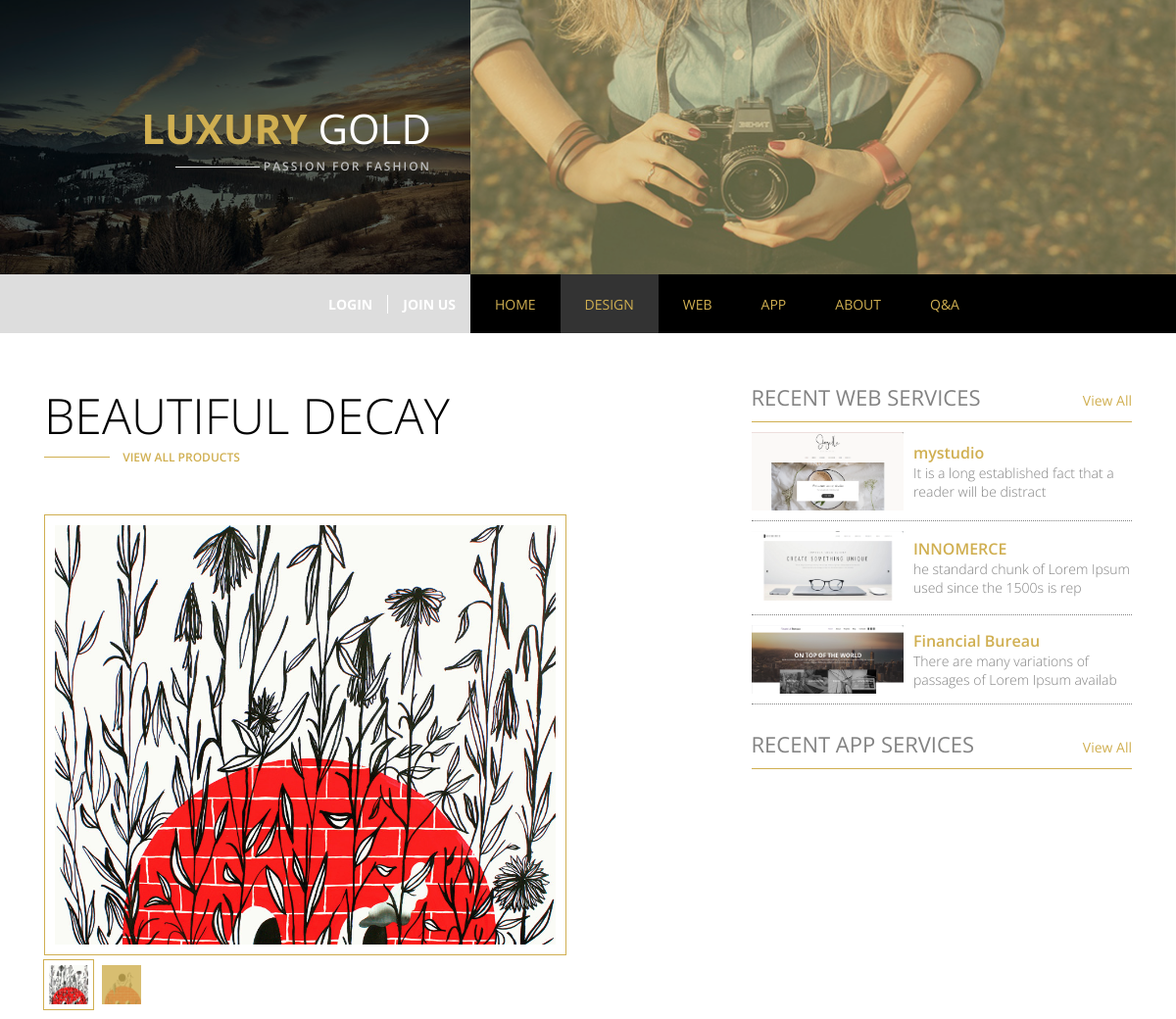
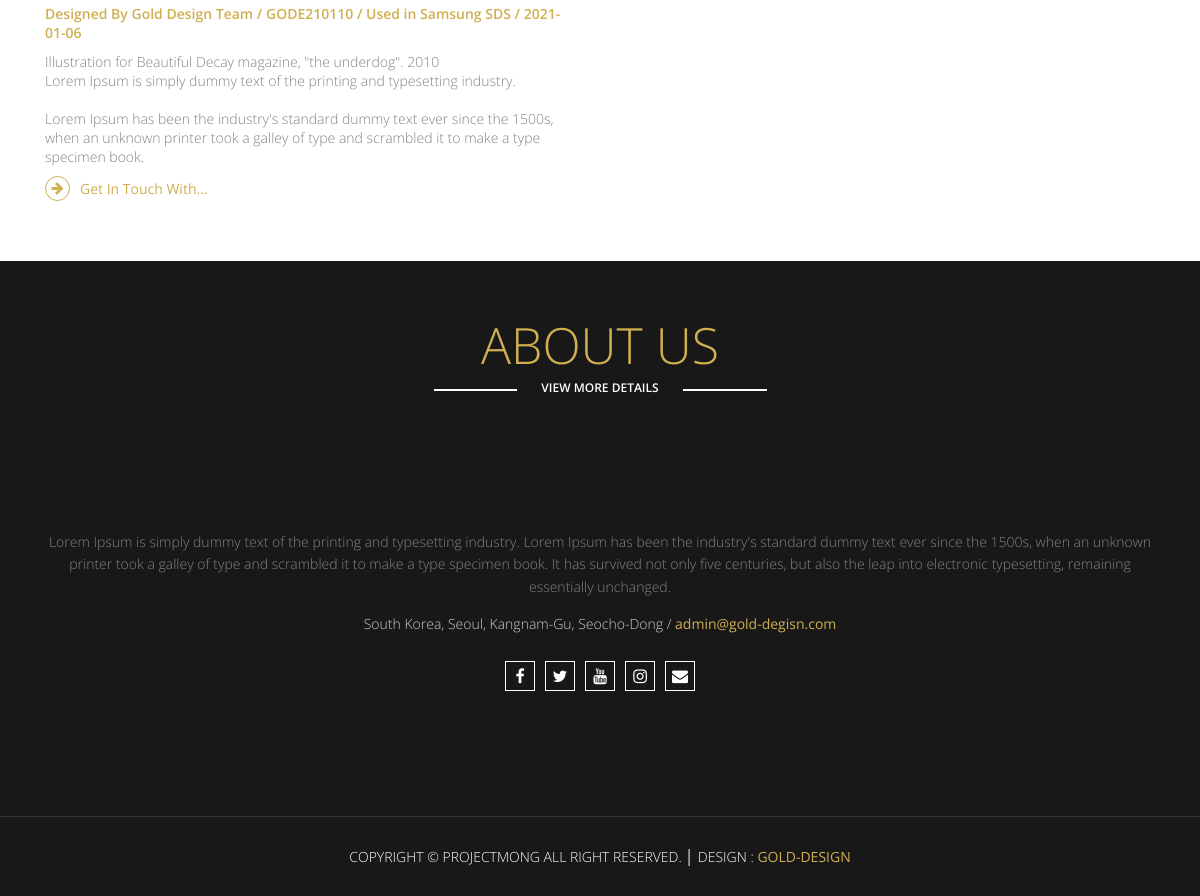
/pages/design/design_detail.php?num=12, run on the app's committed database (2 pictures, top to bottom).
### tables this page shows
CREATE TABLE `gold_de` (
  `GOLD_DE_num` int(11) NOT NULL COMMENT '고유번호',
  `GOLD_DE_tit` varchar(20) NOT NULL COMMENT '제목',
  `GOLD_DE_ser` varchar(20) NOT NULL COMMENT '일련번호',
  `GOLD_DE_des` text NOT NULL COMMENT '설명',
  `GOLD_DE_img1` varchar(30) NOT NULL COMMENT '사진1',
  `GOLD_DE_img2` varchar(30) NOT NULL COMMENT '사진2',
  `GOLD_DE_thumb` varchar(30) NOT NULL COMMENT '썸네일이미지',
  `GOLD_DE_cli` varchar(50) DEFAULT NULL COMMENT '납품처',
  `GOLD_DE_reg` varchar(15) NOT NULL COMMENT '등록일'
);

CREATE TABLE `gold_web` (
  `GOLD_WEB_num` int(11) NOT NULL COMMENT '고유번호',
  `GOLD_WEB_tit` varchar(20) NOT NULL COMMENT '제목',
  `GOLD_WEB_ser` varchar(20) NOT NULL COMMENT '시리얼넘버',
  `GOLD_WEB_des` text NOT NULL COMMENT '설명',
  `GOLD_WEB_img` varchar(30) NOT NULL COMMENT '사진',
  `GOLD_WEB_mimg` varchar(50) NOT NULL COMMENT '모바일사진',
  `GOLD_WEB_thumb` varchar(30) NOT NULL COMMENT '썸네일 사진',
  `GOLD_WEB_cli` varchar(30) NOT NULL COMMENT '납품처',
  `GOLD_WEB_reg` varchar(15) DEFAULT NULL COMMENT '등록일',
  `GOLD_WEB_dom` varchar(50) DEFAULT NULL COMMENT '도메인주소'
);

### pages/design/design_detail.php (the view, shortened to what this page needs)
<?php
  $design_detail_num = $_GET['num'];
  include  $_SERVER['DOCUMENT_ROOT']."/Goldd/php_process/connect/db_connect.php";
  $sql="select * from gold_de where GOLD_DE_num=$design_detail_num";
  $result=mysqli_query($dbConn, $sql);
  $row=mysqli_fetch_array($result);
  $design_detail_tit=$row['GOLD_DE_tit'];
  $design_detail_ser=$row['GOLD_DE_ser'];
  $design_detail_des=$row['GOLD_DE_des'];
  $design_detail_img1=$row['GOLD_DE_img1'];
  $design_detail_img2=$row['GOLD_DE_img2'];
  $design_detail_cli=$row['GOLD_DE_cli'];
  $design_detail_reg=$row['GOLD_DE_reg'];
?>
<!DOCTYPE html>
<html lang="en">
  <head>
    <link
      rel="stylesheet"
      href="https://cdnjs.cloudflare.com/ajax/libs/font-awesome/4.7.0/css/font-awesome.min.css"
    />
    <link rel="stylesheet" href="/Goldd/css/style.css" />
    <link rel="stylesheet" href="/Goldd/css/design_web_app.css">
    <link rel="stylesheet" href="/Goldd/css/animation.css" />
    <link rel="stylesheet" href="/Goldd/css/media.css" />
  </head>
  <body>
    <div class="wrap">
      <?php include $_SERVER["DOCUMENT_ROOT"]."/Goldd/include/header.php" ?>
      <section class="contents designDetail deWeDetail">
        <div class="center clear">
          <div class="designLeft deWeLeft">
            <div class="title">
              <h2><?=$design_detail_tit?></h2>
              <div class="linkBox">
                <span class="line"></span>
                <a href="#">view all products</a>
              </div>
            </div>
            <div class="detailCon ">
              <div class="detailImg1 clear">
                <div class="imgBox">
                  <img src="/Goldd/data/design_page/<?=$design_detail_img1?>" alt="">
                </div>
                <div class="imgNav">
                  <a href="#" class="active">
                    <img src="/Goldd/data/design_page/<?=$design_detail_img1?>" alt="">
                  </a>
                  <a href="#">
                    <img src="/Goldd/data/design_page/<?=$design_detail_img2?>" alt="">
                    <span class="dotOverlay"></span>
                  </a>
                </div>
              </div>
              <p class="detailInfo">
                Designed By Gold Design Team / <?=$design_detail_ser?> / Used in <?=$design_detail_cli?> / <?=$design_detail_reg?>
              </p>
              <div class="detailDesc">
                <p><?=$design_detail_des?></p>
                <a href="/Goldd/index.php#contact"><i class="fa fa-arrow-right"></i>Get In Touch With...</a>
              </div>
            </div>
          </div>
          <div class="designRight deWeRight">
          <?php include $_SERVER["DOCUMENT_ROOT"]. "/Goldd/include/web_side_detail.php" ?>
          <?php include $_SERVER["DOCUMENT_ROOT"]. "/Goldd/include/app_side_detail.php" ?>
          </div>
        </div>
      </section>
      <?php include $_SERVER["DOCUMENT_ROOT"]. "/Goldd/include/about.php" ?>
      <?php include $_SERVER["DOCUMENT_ROOT"]."/Goldd/include/footer.php" ?>
    </div>
  </body>
</html>

### include/web_side_detail.php
<div class="detailWeb">
  <div class="webTit">
    <h2>Recent Web Services</h2>
    <a href="/Goldd/pages/web/web.php">View All</a>
  </div>
  <?php
    include $_SERVER['DOCUMENT_ROOT'].'/Goldd/php_process/connect/db_connect.php';
    $sql="select * from gold_web order by GOLD_WEB_num desc limit 3";
    $web_side_result = mysqli_query($dbConn, $sql);
    while($web_side_row=mysqli_fetch_array($web_side_result)){
      $web_side_num = $web_side_row['GOLD_WEB_num'];
      $web_side_thumb = $web_side_row['GOLD_WEB_thumb'];
      $web_side_tit = $web_side_row['GOLD_WEB_tit'];
      $web_side_des = $web_side_row['GOLD_WEB_des'];
  ?>
  <div class="webLinks">
    <div class="subWebImg">
      <img src="/Goldd/data/web_page/thumb/<?=$web_side_thumb?>" alt="">
    </div>
    <div class="subWebTxt">
      <a href="/Goldd/pages/web/web_detail.php?num=<?=$web_side_num?>"><?=$web_side_tit?></a>
      <em><?=$web_side_des?></em>
    </div>
  </div>
  <?php
    }
  ?>
</div>

### css/style.css (style rules this page uses)
* { margin: 0; padding: 0; box-sizing: border-box; }
body { font-size: 14px; font-family: 'Open Sans', sans-serif; }
.clear:after { clear: both; display: block; content: ''; }
.center { width: 100%; height: auto; max-width: 1140px; margin: auto; }
a { text-decoration: none; color: #111; }
img { display: block; }
.contents { padding: 50px 0; }
.title { width: auto; height: auto; float: left; }
.title h2 { font-size: 50px; font-weight: 300; text-transform: uppercase; }
.title .linkBox { width: 100%; display: flex; align-items: center; }
.title .line { width: 10%; display: block; height: 1px; background: #d0af51; float: left; transition: all 0.4s; }
.title a { display: block; width: 40%; float: left; text-align: right; text-transform: uppercase; font-size: 12px; font-weight: 600; color: #d0af51; transition: all 0.4s; }

### css/design_web_app.css (style rules this page uses)
.deWeLeft { width: 60%; height: auto; float: left; }
.deWeDetail .title { float: none; margin-bottom: 50px; }
.deWeDetail .title a { width: 20%; }
.detailCon { width: 100%; height: auto; padding-right: 20%; }
.detailCon .detailImg1 { width: 100%; height: auto; _border-left: 3px solid #d0af51; }
.detailCon .detailImg1 .imgBox { width: 100%; height: auto; _float: right; padding: 10px; border: 1px solid #d0af51; margin: auto; }
.detailCon .detailImg1>.imgBox>img { width: 100%; }
.deWeLeft .imgNav { width: 100%; height: auto; padding: 5px 0; }
.deWeLeft .imgNav a { width: 50px; height: 50px; display: inline-block; overflow: hidden; border: 5px solid #fff; _outline: 1px solid #d0af51; position: relative; }
.deWeLeft .imgNav>a>img { height: 100%; position: absolute; top: 50%; left: 50%; transform: translate(-50%,-50%); }
.deWeLeft a .dotOverlay { position: absolute; left: 0; top: 0; width: 100%; height: 100%; background: rgba(208,175,81,0.8); }
.deWeLeft .imgNav a.active { outline: 1px solid #d0af51; }
.detailInfo { width: 100%; height: auto; padding: 5px 0 10px 0; font-weight: 600; color: #d0af51; }
.detailDesc p { color: #838383; font-weight: 300; }
.detailDesc a { display: flex; width: 100%; align-items: center; padding: 10px 0; color: #d0af51; }
.detailDesc i.fa { width: 25px; height: 25px; border: 1px solid #d0af51; border-radius: 50%; display: flex; align-items: center; justify-content: center; color: #d0af51; margin-right: 10px; }
.deWeRight { width: 40%; height: auto; float: right; padding-left: 5%; }
.deWeRight .detailWeb { width: 100%; height: auto; margin-bottom: 25px; }
.deWeRight .webTit, .deWeRight .appTit { width: 100%; height: auto; padding: 0 0 10px 0; border-bottom: 1px solid #d0af51; display: flex; justify-content: space-between; align-items: baseline; }
.deWeRight .webTit h2, .deWeRight .appTit h2 { font-size: 22px; font-weight: 400; color: #838383; text-transform: uppercase; }
.deWeRight .webTit a, .deWeRight .appTit a { color: #d0af51; }
.deWeRight .detailWeb .webLinks, .deWeRight .detailApp .appLinks { width: 100%; height: auto; display: flex; padding: 10px 0; border-bottom: 1px dotted #838383; }
.deWeRight .webLinks .subWebImg, .deWeRight .appLinks .subAppImg { width: 40%; height: auto; overflow: hidden; }
.deWeRight .webLinks .subWebImg img, .deWeRight .appLinks .subAppImg img { width: 100%; }
.deWeRight .webLinks .subWebTxt, .deWeRight .appLinks .subAppTxt { width: 60%; padding-left: 10px; display: flex; flex-direction: column; justify-content: center; }
.deWeRight .webLinks .subWebTxt a, .deWeRight .appLinks .subAppTxt a { font-weight: 600; font-size: 16px; color: #d0af51; }
.deWeRight .webLinks .subWebTxt em, .deWeRight .appLinks .subAppTxt em { color: #838383; font-weight: 300; font-style: normal; }

### css/media.css (style rules this page uses)
@media screen and (max-width:1200px) { .center { padding: 0 15px; } }

### data on the page
gold_de: GOLD_DE_tit "BEAUTIFUL DECAY", GOLD_DE_img1 (picture), GOLD_DE_img2 (picture), GOLD_DE_ser "GODE210110", GOLD_DE_cli "Samsung SDS", GOLD_DE_reg "2021-01-06", GOLD_DE_des "Illustration for Beautiful Decay magazine, \"the underdog\". 2010 Lorem Ipsum is simply dummy text of the printing and typesetting industry. Lorem Ipsum has been the industry's standard dummy text ever since the 1500s, when an unknown printer took a galley of type and scrambled it to make a type specimen book."
gold_web: GOLD_WEB_thumb (picture), GOLD_WEB_tit "mystudio"
gold_web: GOLD_WEB_thumb (picture), GOLD_WEB_tit "INNOMERCE"
gold_web: GOLD_WEB_thumb (picture), GOLD_WEB_tit "Financial Bureau"
